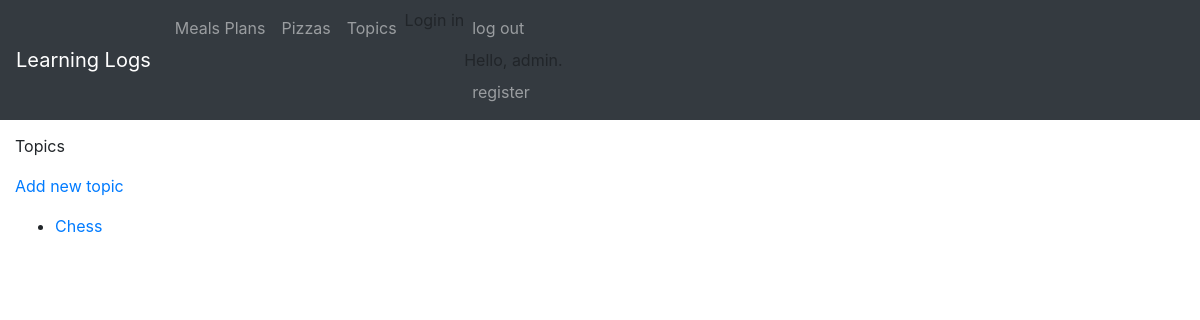
The app's page / (signed in), older data.
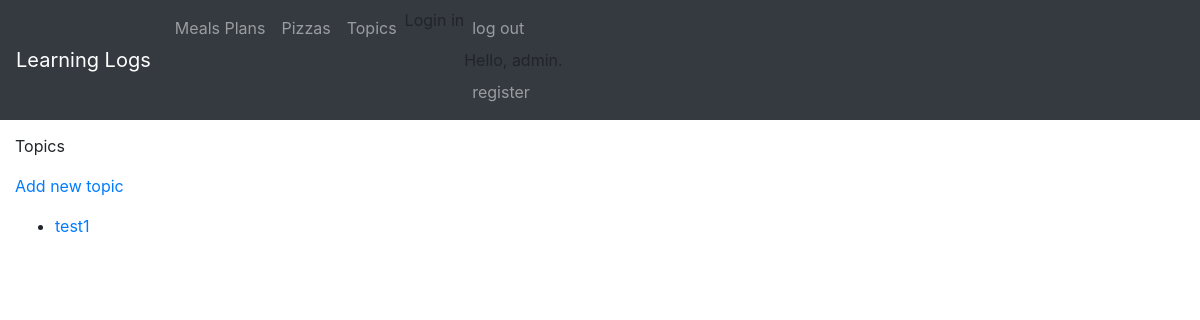
The same page, newer data.
### learning_logs/models.py (models this page shows)
class Topic(models.Model):
	text = models.CharField(max_length=200)
	date_added = models.DateTimeField(auto_now_add=True)
	owner = models.ForeignKey(User, on_delete=models.CASCADE)
	def __str__(self):
		return self.text

### learning_logs/views.py (the view)
# urls.py: re_path(r'^$', views.topics, name='topics'),
@login_required
def topics(request):
	topics = Topic.objects.filter(owner=request.user).order_by('date_added')
	context = {'topics': topics}
	return render(request, 'learning_logs/topics.html', context)

### learning_logs/templates/learning_logs/topics.html
{% extends 'learning_logs/base.html' %}
{% block content %}
	<p> Topics </p>
	<p><a href="{% url 'new_topic' %}">Add new topic</a></p>
	<ul>
		{% for topic in topics %}
			<li>
			<a href="{% url 'topic' topic.id %}">{{ topic }}</a>
			 </li>
		{% empty %}
			<li> No topics have been added yet. </li>
		{% endfor %}
	</ul>
{% endblock content %}

Row changes from the older to the newer data that the page shows:
removed Topic: text "Chess"
added Topic: text "test1"
